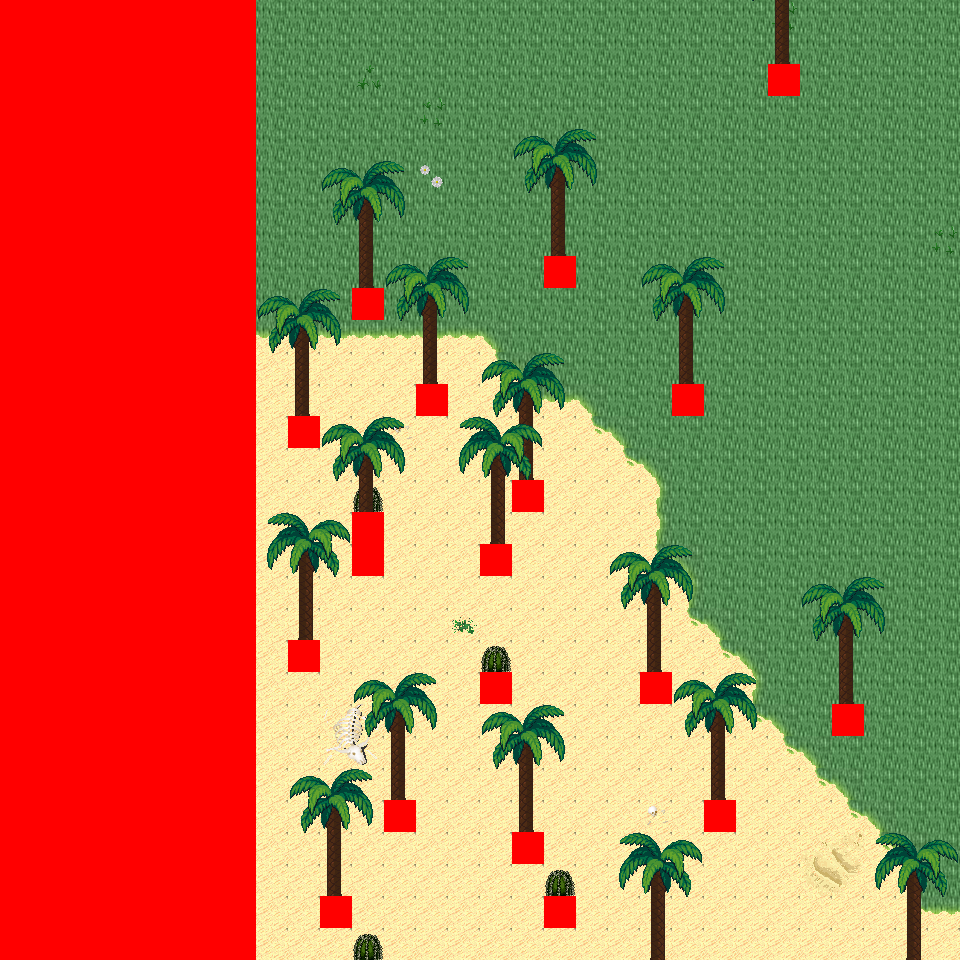

This is a level from a 2D game, rendered from its Tiled map with the project's own tilesets. A one-line summary and the map file follow, with tile-layer data summarised:
An orthogonal 30x30 tile map with 32x32 px tiles, 6 tile layers (Ground, Object, Object2, Above, ...), 27 tilesets and 2 objects (2x mapExit).

<map version="1.0" orientation="orthogonal" renderorder="right-down" width="30" height="30" tilewidth="32" tileheight="32" nextobjectid="3">
  <tileset firstgid="1" name="tileset_logic_collision" tilewidth="32" tileheight="32" tilecount="1" columns="1">
    <image source="../drawable/tileset_logic_collision.png" width="32" height="32" />
  </tileset>
  <tileset firstgid="2" name="tileset_ground_ground" tilewidth="32" tileheight="32" tilecount="33" columns="3">
    <image source="../drawable/tileset_ground_ground.png" width="96" height="352" />
  </tileset>
  <tileset firstgid="35" name="tileset_ground_water_pool" tilewidth="32" tileheight="32" tilecount="72" columns="3">
    <image source="../drawable/tileset_ground_water_pool.png" width="96" height="768" />
  </tileset>
  <tileset firstgid="107" name="tileset_ground_water_pool_corners" tilewidth="32" tileheight="32" tilecount="72" columns="3">
    <image source="../drawable/tileset_ground_water_pool_corners.png" width="96" height="768" />
  </tileset>
  <tileset firstgid="179" name="tileset_ground_grass_edges" tilewidth="32" tileheight="32" tilecount="36" columns="12">
    <image source="../drawable/tileset_ground_grass_edges.png" width="384" height="96" />
  </tileset>
  <tileset firstgid="215" name="tileset_plant_grasses" tilewidth="32" tileheight="32" tilecount="6" columns="3">
    <image source="../drawable/tileset_plant_grasses.png" width="96" height="64" />
  </tileset>
  <tileset firstgid="221" name="tileset_ground_grass_corners" tilewidth="32" tileheight="32" tilecount="24" columns="6">
    <image source="../drawable/tileset_ground_grass_corners.png" width="192" height="128" />
  </tileset>
  <tileset firstgid="245" name="tileset_plant_flower_daisy_white" tilewidth="32" tileheight="32" tilecount="8" columns="2">
    <image source="../drawable/tileset_plant_flower_daisy_white.png" width="64" height="128" />
  </tileset>
  <tileset firstgid="253" name="tileset_item_corpse_huge_animal" tilewidth="32" tileheight="32" tilecount="16" columns="2">
    <image source="../drawable/tileset_item_corpse_huge_animal.png" width="64" height="256" />
  </tileset>
  <tileset firstgid="269" name="tileset_plant_cactus" tilewidth="32" tileheight="32" tilecount="2" columns="1">
    <image source="../drawable/tileset_plant_cactus.png" width="32" height="64" />
  </tileset>
  <tileset firstgid="271" name="tileset_item_corpse_skull_pale" tilewidth="32" tileheight="32" tilecount="2" columns="2">
    <image source="../drawable/tileset_item_corpse_skull_pale.png" width="64" height="32" />
  </tileset>
  <tileset firstgid="273" name="tileset_logic_creature_animal" tilewidth="32" tileheight="32" tilecount="32" columns="8">
    <image source="../drawable/tileset_logic_creature_animal.png" width="256" height="128" />
  </tileset>
  <tileset firstgid="305" name="tileset_logic_creature_golem" tilewidth="32" tileheight="32" tilecount="4" columns="4">
    <image source="../drawable/tileset_logic_creature_golem.png" width="128" height="32" />
  </tileset>
  <tileset firstgid="309" name="tileset_logic_creature_elemental" tilewidth="32" tileheight="32" tilecount="16" columns="8">
    <image source="../drawable/tileset_logic_creature_elemental.png" width="256" height="64" />
  </tileset>
  <tileset firstgid="325" name="tileset_ground_water_pool_deep" tilewidth="32" tileheight="32" tilecount="72" columns="3">
    <image source="../drawable/tileset_ground_water_pool_deep.png" width="96" height="768" />
  </tileset>
  <tileset firstgid="397" name="tileset_plant_tree_palm_trees" tilewidth="32" tileheight="32" tilecount="40" columns="4">
    <image source="../drawable/tileset_plant_tree_palm_trees.png" width="128" height="320" />
  </tileset>
  <tileset firstgid="437" name="tileset_building_roof_straw" tilewidth="32" tileheight="32" tilecount="20" columns="5">
    <image source="../drawable/tileset_building_roof_straw.png" width="160" height="128" />
  </tileset>
  <tileset firstgid="457" name="tileset_item_sign_large" tilewidth="32" tileheight="32" tilecount="15" columns="5">
    <image source="../drawable/tileset_item_sign_large.png" width="160" height="96" />
  </tileset>
  <tileset firstgid="472" name="tileset_item_campfires" tilewidth="32" tileheight="32" tilecount="2" columns="2">
    <image source="../drawable/tileset_item_campfires.png" width="64" height="32" />
  </tileset>
  <tileset firstgid="474" name="tileset_item_firewood" tilewidth="32" tileheight="32" tilecount="12" columns="3">
    <image source="../drawable/tileset_item_firewood.png" width="96" height="128" />
  </tileset>
  <tileset firstgid="486" name="tileset_logic_item_corn" tilewidth="32" tileheight="32" tilecount="5" columns="5">
    <image source="../drawable/tileset_logic_item_corn.png" width="160" height="32" />
  </tileset>
  <tileset firstgid="491" name="tileset_plant_tree_umbrella_thorn" tilewidth="32" tileheight="32" tilecount="18" columns="6">
    <image source="../drawable/tileset_plant_tree_umbrella_thorn.png" width="192" height="96" />
  </tileset>
  <tileset firstgid="509" name="tileset_logic_item_fruits" tilewidth="32" tileheight="32" tilecount="16" columns="8">
    <image source="../drawable/tileset_logic_item_fruits.png" width="256" height="64" />
  </tileset>
  <tileset firstgid="525" name="tileset_ground_sand_2" tilewidth="32" tileheight="32" tilecount="15" columns="5">
    <image source="../drawable/tileset_ground_sand_2.png" width="160" height="96" />
  </tileset>
  <tileset firstgid="540" name="tileset_ground_sand_1" tilewidth="32" tileheight="32" tilecount="10" columns="2">
    <image source="../drawable/tileset_ground_sand_1.png" width="64" height="160" />
  </tileset>
  <tileset firstgid="550" name="tileset_logic_creature_reptile" tilewidth="32" tileheight="32" tilecount="7" columns="7">
    <image source="../drawable/tileset_logic_creature_reptile.png" width="224" height="32" />
  </tileset>
  <tileset firstgid="557" name="tileset_logic_creature_human_cannibal" tilewidth="32" tileheight="32" tilecount="4" columns="4">
    <image source="../drawable/tileset_logic_creature_human_cannibal.png" width="128" height="32" />
  </tileset>
  <layer name="Ground" width="30" height="30">
    <data>[900 cells, 900 non-empty, 12 distinct tile ids]</data>
  </layer>
  <layer name="Object" width="30" height="30">
    <data>[900 cells, 77 non-empty, 11 distinct tile ids]</data>
  </layer>
  <layer name="Object2" width="30" height="30">
    <data>[900 cells, 9 non-empty, 6 distinct tile ids]</data>
  </layer>
  <layer name="Above" width="30" height="30">
    <data>[900 cells, 230 non-empty, 29 distinct tile ids]</data>
  </layer>
  <layer name="Above2" width="30" height="30">
    <data>[900 cells, 8 non-empty, 6 distinct tile ids]</data>
  </layer>
  <layer name="Walkable" width="30" height="30">
    <data>[900 cells, 259 non-empty, 1 distinct tile ids]</data>
  </layer>
  <objectgroup name="MapEvents">
    <object id="1" name="north" type="mapExit" x="256" y="0" width="704" height="32">
      <properties>
        <property name="map" value="level_0_x277_y94" />
        <property name="x" value="8" />
        <property name="y" value="28" />
      </properties>
    </object>
    <object id="2" name="south" type="mapExit" x="256" y="928" width="704" height="32">
      <properties>
        <property name="map" value="level_0_x277_y96" />
        <property name="x" value="8" />
        <property name="y" value="1" />
      </properties>
    </object>
  </objectgroup>
</map>
